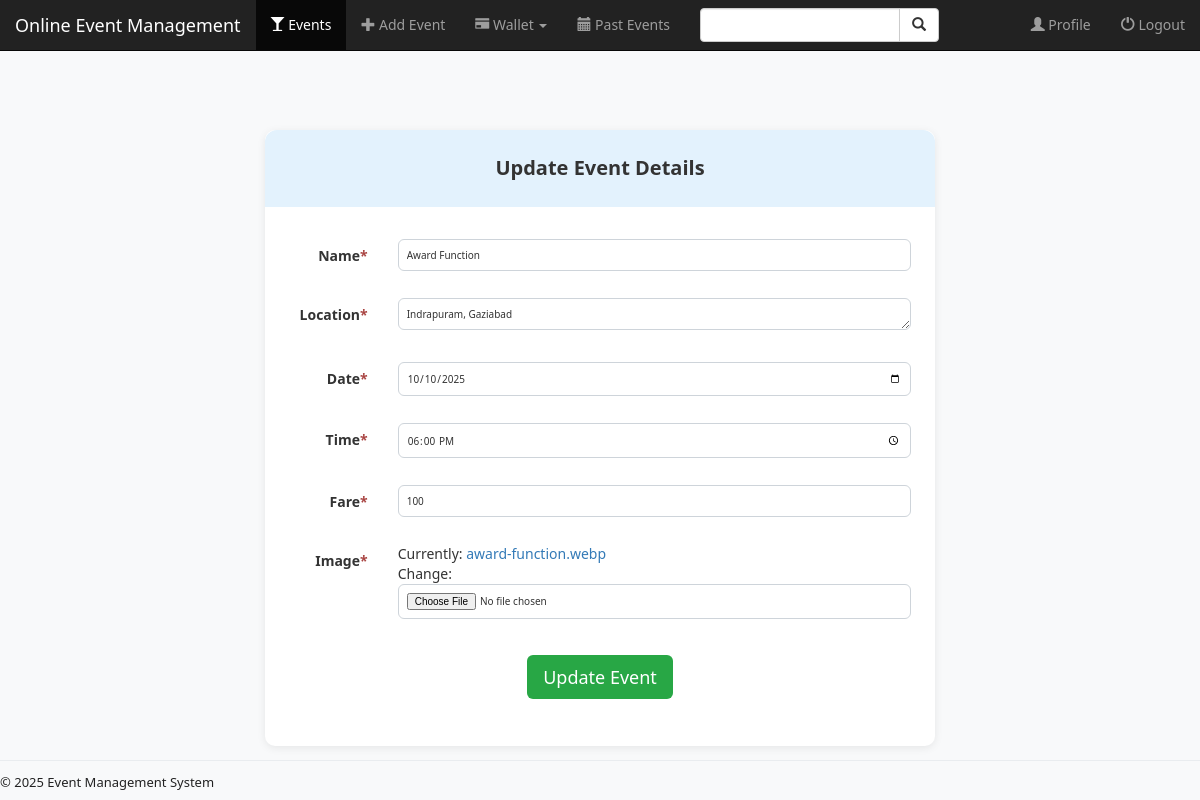
Page /event/update/4/ (signed in) on the earlier database version.
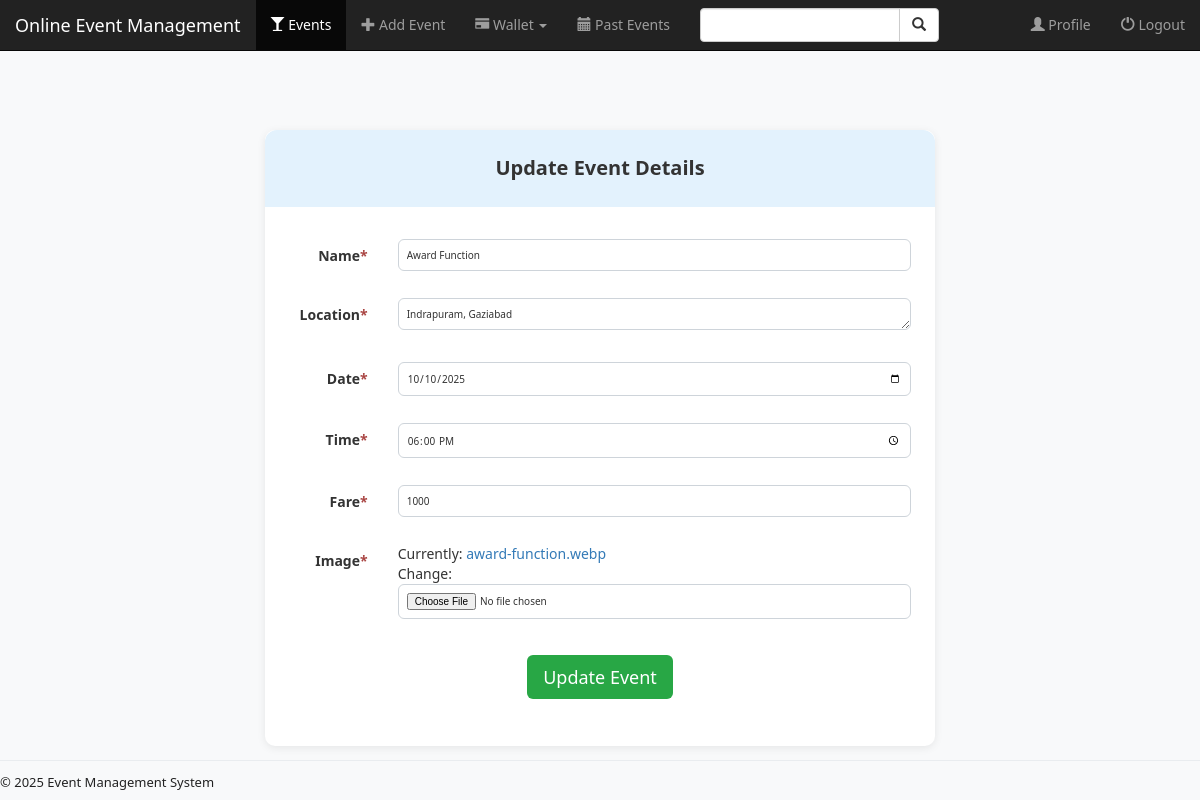
Same page on the later database version.
### event/models.py (models this page shows, shortened)
class Event(models.Model):
    name = models.CharField(max_length=50, null=False)
    image = models.ImageField(default='settings.MEDIA_ROOT/default_event.jpg')
    location = models.TextField(max_length=500, null=False)
    date = models.DateField(null=True)
    time = models.TimeField(null=True)
    manager = models.ForeignKey(User, on_delete=models.CASCADE)
    fare = models.PositiveIntegerField(null=True)

### event/views.py (the view, shortened to what this page needs)
# urls.py: re_path(r'^update/(?P<pk>[0-9]+)/$', views.EventUpdate.as_view(), name='update_event'),
class EventUpdate(UpdateView):
    model = Event
    form_class = EventForm
    def get(self, request, *args, **kwargs):
        if not request.user.is_superuser:
            return render(request, '403.html', status=403)
        pk = kwargs.get('pk')
        event = get_object_or_404(Event, pk=pk)
        form = self.form_class(instance=event)
        user = request.user
        return render(request, 'event/event_form.html', {
            'form': form,
            'event': event
        })

### event/forms.py
class EventForm(forms.ModelForm):
    name = forms.CharField(required=True, widget=forms.TextInput(attrs={'maxlength': '50'}))
    location = forms.CharField(widget=forms.Textarea(attrs={'rows': 1, 'maxlength': '500'}), required=True)
    date = forms.DateField(widget=forms.DateInput(attrs={'type': 'date'}), required=True)
    time = forms.TimeField(widget=forms.TimeInput(attrs={'type': 'time'}))
    fare = forms.CharField(widget=forms.NumberInput(attrs={'inputmode': 'numeric' }), required=True )
    image = forms.ImageField(required=True)
    class Meta:
        model = Event
        fields = ['name', 'location', 'date', 'time', 'fare', 'image']

### event/templates/event/event_form.html (shortened to what this page needs)
{% extends "event/base.html" %}
{% block events_active %}active{% endblock %}
{% block body %}
<div class="container event-main-content event-form-container">
    <div class="card event-form-card" style="padding:0;">
        <div class="form-heading">
            {% if event %}Update Event Details{% else %}Add New Event{% endif %}
        </div>
        <div style="padding:32px 24px; border-radius:0 0 12px 12px;">
            <form class="form-horizontal" role="form" method="post" enctype="multipart/form-data">
                {% include "event/form_template.html" %}
                <div class="form-group text-center event-form-btn-group">
                    <button type="submit" class="btn btn-success btn-lg">{% if event %}Update Event{% else %}Add Event{% endif %}</button>
                </div>
            </form>
        </div>
    </div>
</div>
{% endblock %}

### event/templates/event/form_template.html (shortened to what this page needs)
{% for field in form %}
<div class="form-group">
    <label class="control-label col-sm-2" style="text-align:right;">
        {{ field.label }}{% if field.field.required %}<span class="text-danger">*</span>{% endif %}
    </label>
    <div class="col-sm-10">
        {{ field }}
    </div>
</div>
{% endfor %}

Differences in the rows shown:
changed Event "Award Function": fare "100" → "1000"
